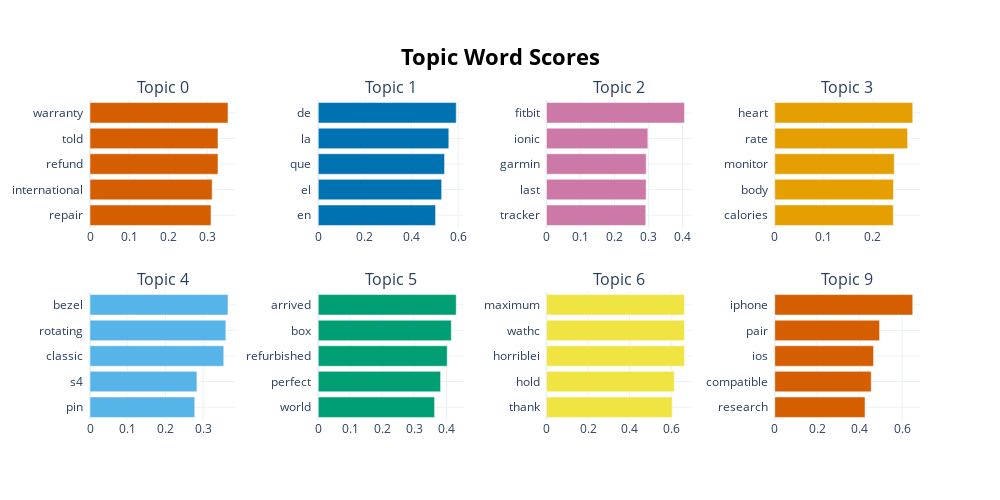

This figure's notebook cell:
### Code cell
topics, probabilities = model.fit_transform(gwatch_all_n_df)
model.visualize_barchart()

### Figure 1 — Plotly figure (JSON) as saved in the notebook; plotly's stock layout.template omitted (floating-point values rounded to 4 significant figures)
{"data": [{"marker": {"color": "#D55E00"}, "orientation": "h", "type": "bar", "x": [0.31, 0.3128, 0.3278, 0.3278, 0.3534], "xaxis": "x", "y": ["repair  ", "international  ", "refund  ", "told  ", "warranty  "], "yaxis": "y"}, {"marker": {"color": "#0072B2"}, "orientation": "h", "type": "bar", "x": [0.5029, 0.529, 0.5416, 0.5598, 0.5916], "xaxis": "x2", "y": ["en  ", "el  ", "que  ", "la  ", "de  "], "yaxis": "y2"}, {"marker": {"color": "#CC79A7"}, "orientation": "h", "type": "bar", "x": [0.292, 0.293, 0.2932, 0.2982, 0.4059], "xaxis": "x3", "y": ["tracker  ", "last  ", "garmin  ", "ionic  ", "fitbit  "], "yaxis": "y3"}, {"marker": {"color": "#E69F00"}, "orientation": "h", "type": "bar", "x": [0.242, 0.2423, 0.2438, 0.2711, 0.2816], "xaxis": "x4", "y": ["calories  ", "body  ", "monitor  ", "rate  ", "heart  "], "yaxis": "y4"}, {"marker": {"color": "#56B4E9"}, "orientation": "h", "type": "bar", "x": [0.2776, 0.2833, 0.3544, 0.36, 0.3656], "xaxis": "x5", "y": ["pin  ", "s4  ", "classic  ", "rotating  ", "bezel  "], "yaxis": "y5"}, {"marker": {"color": "#009E73"}, "orientation": "h", "type": "bar", "x": [0.3631, 0.3818, 0.4025, 0.4153, 0.4307], "xaxis": "x6", "y": ["world  ", "perfect  ", "refurbished  ", "box  ", "arrived  "], "yaxis": "y6"}, {"marker": {"color": "#F0E442"}, "orientation": "h", "type": "bar", "x": [0.6055, 0.6154, 0.6645, 0.6645, 0.6645], "xaxis": "x7", "y": ["thank  ", "hold  ", "horriblei  ", "wathc  ", "maximum  "], "yaxis": "y7"}, {"marker": {"color": "#D55E00"}, "orientation": "h", "type": "bar", "x": [0.425, 0.4542, 0.4652, 0.4935, 0.6497], "xaxis": "x8", "y": ["research  ", "compatible  ", "ios  ", "pair  ", "iphone  "], "yaxis": "y8"}], "layout": {"annotations": [{"font": {"size": 16}, "showarrow": false, "text": "Topic 0", "x": 0.0875, "xanchor": "center", "xref": "paper", "y": 1, "yanchor": "bottom", "yref": "paper"}, {"font": {"size": 16}, "showarrow": false, "text": "Topic 1", "x": 0.3625, "xanchor": "center", "xref": "paper", "y": 1, "yanchor": "bottom", "yref": "paper"}, {"font": {"size": 16}, "showarrow": false, "text": "Topic 2", "x": 0.6375, "xanchor": "center", "xref": "paper", "y": 1, "yanchor": "bottom", "yref": "paper"}, {"font": {"size": 16}, "showarrow": false, "text": "Topic 3", "x": 0.9125, "xanchor": "center", "xref": "paper", "y": 1, "yanchor": "bottom", "yref": "paper"}, {"font": {"size": 16}, "showarrow": false, "text": "Topic 4", "x": 0.0875, "xanchor": "center", "xref": "paper", "y": 0.4, "yanchor": "bottom", "yref": "paper"}, {"font": {"size": 16}, "showarrow": false, "text": "Topic 5", "x": 0.3625, "xanchor": "center", "xref": "paper", "y": 0.4, "yanchor": "bottom", "yref": "paper"}, {"font": {"size": 16}, "showarrow": false, "text": "Topic 6", "x": 0.6375, "xanchor": "center", "xref": "paper", "y": 0.4, "yanchor": "bottom", "yref": "paper"}, {"font": {"size": 16}, "showarrow": false, "text": "Topic 9", "x": 0.9125, "xanchor": "center", "xref": "paper", "y": 0.4, "yanchor": "bottom", "yref": "paper"}], "height": 500, "hoverlabel": {"bgcolor": "white", "font": {"family": "Rockwell", "size": 16}}, "showlegend": false, "title": {"font": {"color": "Black", "size": 22}, "text": "<b>Topic Word Scores", "x": 0.5, "xanchor": "center", "yanchor": "top"}, "width": 1000, "xaxis": {"anchor": "y", "domain": [0, 0.175], "showgrid": true}, "xaxis2": {"anchor": "y2", "domain": [0.275, 0.45], "showgrid": true}, "xaxis3": {"anchor": "y3", "domain": [0.55, 0.725], "showgrid": true}, "xaxis4": {"anchor": "y4", "domain": [0.825, 1], "showgrid": true}, "xaxis5": {"anchor": "y5", "domain": [0, 0.175], "showgrid": true}, "xaxis6": {"anchor": "y6", "domain": [0.275, 0.45], "showgrid": true}, "xaxis7": {"anchor": "y7", "domain": [0.55, 0.725], "showgrid": true}, "xaxis8": {"anchor": "y8", "domain": [0.825, 1], "showgrid": true}, "yaxis": {"anchor": "x", "domain": [0.6, 1], "showgrid": true}, "yaxis2": {"anchor": "x2", "domain": [0.6, 1], "showgrid": true}, "yaxis3": {"anchor": "x3", "domain": [0.6, 1], "showgrid": true}, "yaxis4": {"anchor": "x4", "domain": [0.6, 1], "showgrid": true}, "yaxis5": {"anchor": "x5", "domain": [0, 0.4], "showgrid": true}, "yaxis6": {"anchor": "x6", "domain": [0, 0.4], "showgrid": true}, "yaxis7": {"anchor": "x7", "domain": [0, 0.4], "showgrid": true}, "yaxis8": {"anchor": "x8", "domain": [0, 0.4], "showgrid": true}}}
